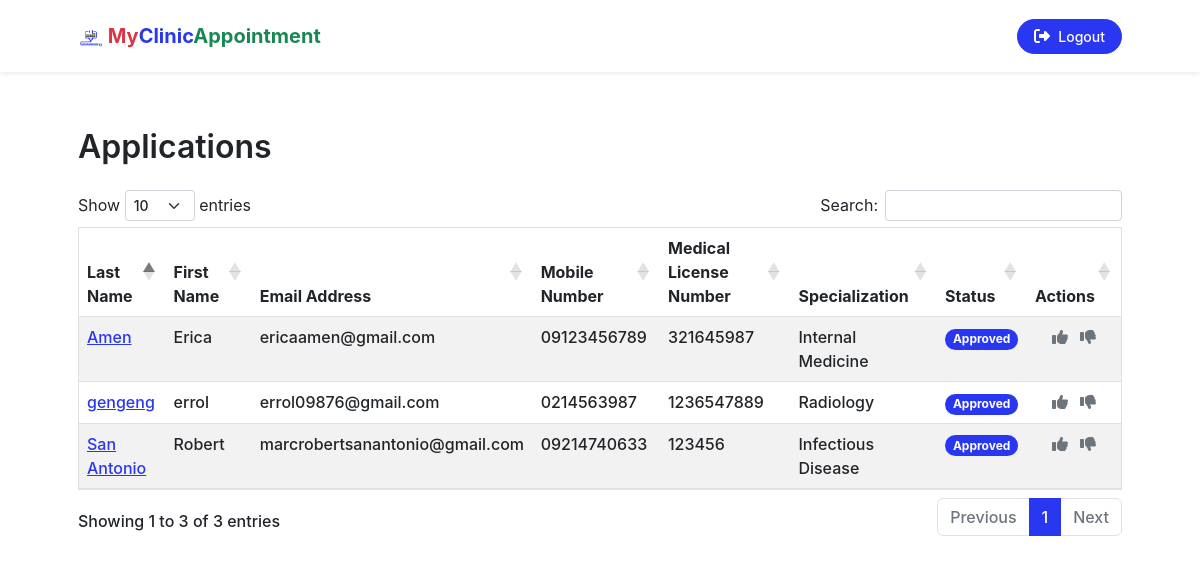
Page /applications.php (signed in) on the committed database.
### tables this page shows
CREATE TABLE `tbl_myclinicappointment_applications` (
  `id` int(11) NOT NULL,
  `first_name` varchar(255) NOT NULL,
  `last_name` varchar(255) NOT NULL,
  `email_address` varchar(255) NOT NULL,
  `mobile_number` varchar(255) NOT NULL,
  `medical_license_number` varchar(255) NOT NULL,
  `specialization` varchar(255) NOT NULL,
  `description` longtext NOT NULL,
  `status` varchar(255) NOT NULL
);

### applications.php (called while the page is built, shortened)
<?php
require_once "./application/controllers/controller.php";
require_once "./application/views/pages/applications_view.php";

### application/controllers/controller.php (called while the page is built, shortened)
<?php
if ($_SERVER['REQUEST_METHOD'] == 'POST') {
    require_once "../models/model.php";
} else {
    require_once "./application/models/model.php";
}
class controller
{
    function __construct()
    {
        $this->model = new model();
    }
    function get_applications_data()
    {
        $applications = $this->model->mod_get_application_data();
        return $applications;
    }
}
$controller = new controller();

### application/models/model.php (called while the page is built, shortened)
<?php
class model
{
    function __construct()
    {
        $servername = "localhost";
        $username = "root";
        $password = "";
        $database = "all_system_database";
        $mysqli = new mysqli($servername, $username, $password, $database);
        $this->mysqli = $mysqli;
    }
    function mod_get_application_data()
    {
        $query = "SELECT * FROM `tbl_myclinicappointment_applications`";
        $query_result = $this->mysqli->query($query);
        if ($query_result) {
            $results = array();
            while ($row = $query_result->fetch_assoc()) {
                $results[] = (object) $row;
            }
            return $results;
        } else {
            return null;
        }
    }
}

### application/views/pages/applications_view.php (the view, shortened to what this page needs)
<?php
include_once "./application/views/templates/header.php";
?>
<section id="our_team" class="mt-5">
    <div class="container px-5">
        <h2 class="mb-4">Applications</h2>
        <table id="applications_table" class="table table-striped w-100 border">
            <thead>
                <tr>
                    <th>Last Name</th>
                    <th>First Name</th>
                    <th>Email Address</th>
                    <th>Mobile Number</th>
                    <th>Medical License Number</th>
                    <th>Specialization</th>
                    <th>Status</th>
                    <th class="text-center">Actions</th>
                </tr>
            </thead>
            <tbody>
                <?php $applications = $controller->get_applications_data() ?>
                <?php if ($applications) : ?>
                    <?php foreach ($applications as $application) : ?>
                        <?php
                        $status = $application->status;
                        $badge_color = null;
                        switch ($status) {
                            case "Approved":
                                $badge_color = "primary";
                                break;
                        }
                        ?>
                        <tr>
                            <td class="last_name"><a title="View Details" href="javascript:void(0)" class="view_application_details" data-bs-toggle="modal" data-bs-target="#application_details"><?= $application->last_name ?></a></td>
                            <td class="first_name"><?= $application->first_name ?></td>
                            <td class="email_address"><?= $application->email_address ?></td>
                            <td class="mobile_number"><?= $application->mobile_number ?></td>
                            <td class="medical_license_number"><?= $application->medical_license_number ?></td>
                            <td class="specialization"><?= $application->specialization ?></td>
                            <td class="status">
                                <span class="badge rounded-pill bg-<?= $badge_color ?>"><?= $status ?></span>
                            </td>
                            <td class="text-center">
                                <div class="approve_reject_btn">
                                    <i title="Approve Application" application_specialization="<?= $application->specialization ?>" application_mobile_number="<?= $application->mobile_number ?>" application_email="<?= $application->email_address ?>" application_first_name="<?= $application->first_name ?>" application_last_name="<?= $application->last_name ?>" application_id="<?= $application->id ?>" data-bs-toggle="modal" data-bs-target="#doctor_temp_useraccount" class="<?= $status == 'Pending' ? 'btn_approve' : null ?> fas fa-thumbs-up text-<?= $status == 'Pending' ? 'primary' : 'muted' ?> me-2" role="<?= $status == 'Pending' ? 'button' : 'none' ?>"></i>
                                    <i title="Reject Application" application_id="<?= $application->id ?>" class="<?= $status == 'Pending' ? 'btn_reject' : null ?> fas fa-thumbs-down text-<?= $status == 'Pending' ? 'danger' : 'muted' ?>" role="<?= $status == 'Pending' ? 'button' : 'none' ?>"></i>
                                </div>
                            </td>
                        </tr>
                    <?php endforeach ?>
                <?php endif ?>
            </tbody>
        </table>
    </div>
</section>
<?php include_once "./application/views/templates/footer.php"; ?>

### rows in the picture
tbl_myclinicappointment_applications: last_name "Amen", first_name "Erica", email_address "ericaamen@gmail.com", mobile_number "09123456789", medical_license_number "321645987", specialization "Internal Medicine", status "Approved"
tbl_myclinicappointment_applications: last_name "gengeng", first_name "errol", email_address "errol09876@gmail.com", mobile_number "0214563987", medical_license_number "1236547889", specialization "Radiology", status "Approved"
tbl_myclinicappointment_applications: last_name "San Antonio", first_name "Robert", email_address "marcrobertsanantonio@gmail.com", mobile_number "09214740633", medical_license_number "123456", specialization "Infectious Disease", status "Approved"
